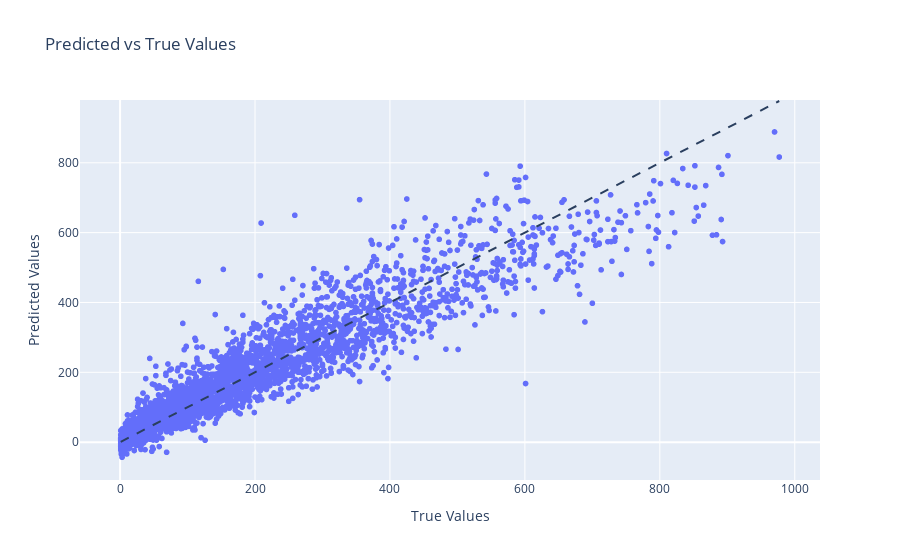

The notebook cell this image was saved under:
### Code cell
# scatter plot of the test target variable with plotly
fig = px.scatter(x=y_test, y=y_pred, labels={'x': 'True Values', 'y': 'Predicted Values'}, title='Predicted vs True Values')
fig.add_shape(type='line', line=dict(dash='dash'), x0=y_test.min(), x1=y_test.max(), y0=y_test.min(), y1=y_test.max())
fig.show()

### Figure 1 — Plotly figure (JSON) as saved in the notebook; plotly's stock layout.template omitted (floating-point values rounded to 4 significant figures; data arrays with more than 128 entries replaced by an {"elided": "..."} marker saying what was removed)
{"data": [{"hovertemplate": "True Values=%{x}<br>Predicted Values=%{y}<extra></extra>", "legendgroup": "", "marker": {"color": "#636efa", "symbol": "circle"}, "mode": "markers", "name": "", "showlegend": false, "type": "scattergl", "x": {"elided": "3476 int values"}, "xaxis": "x", "y": {"elided": "3476 float values"}, "yaxis": "y"}], "layout": {"legend": {"tracegroupgap": 0}, "shapes": [{"line": {"dash": "dash"}, "type": "line", "x0": 1, "x1": 977, "y0": 1, "y1": 977}], "title": {"text": "Predicted vs True Values"}, "xaxis": {"anchor": "y", "domain": [0, 1], "title": {"text": "True Values"}}, "yaxis": {"anchor": "x", "domain": [0, 1], "title": {"text": "Predicted Values"}}}}
